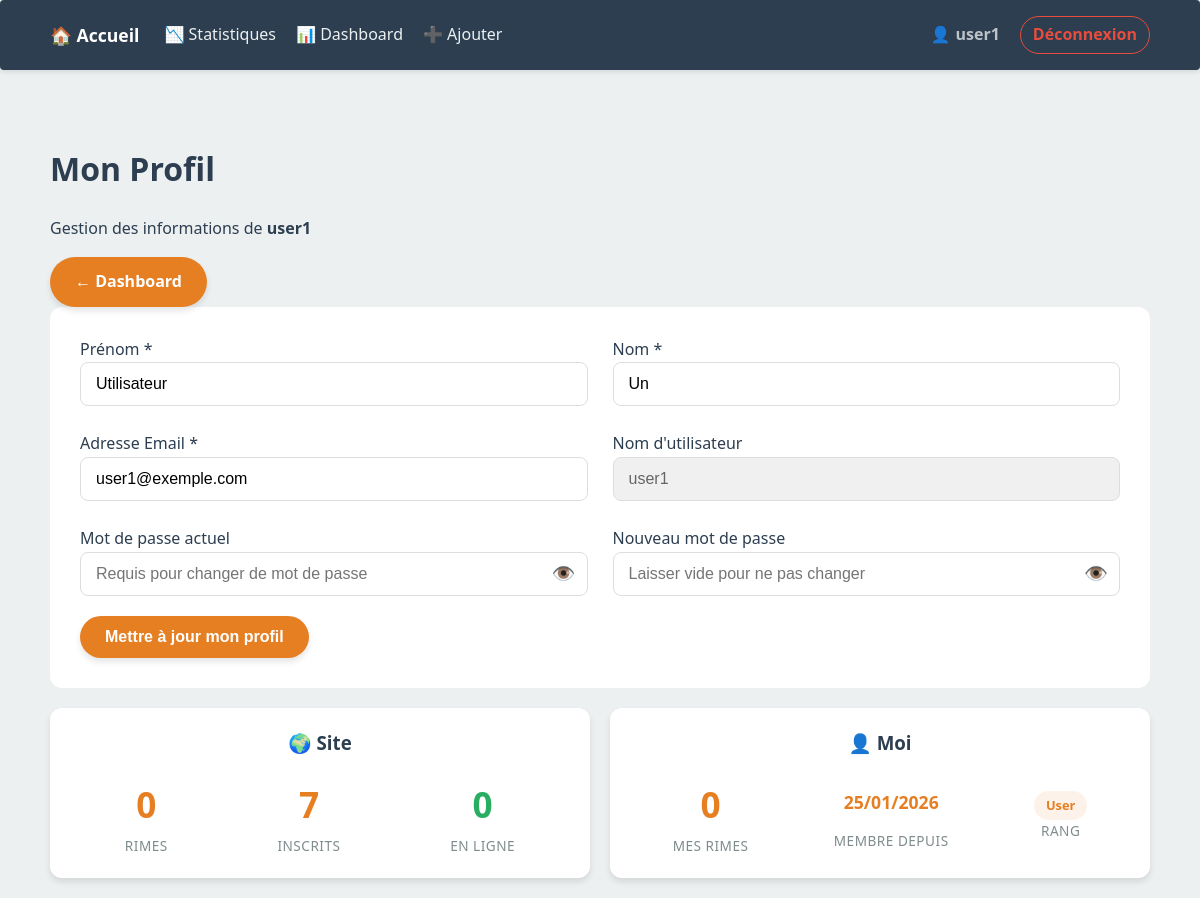
The app's page /profile.php (signed in) with its own data.
### tables this page shows
CREATE TABLE users (id INTEGER PRIMARY KEY AUTOINCREMENT, username TEXT NOT NULL UNIQUE, password TEXT NOT NULL, role TEXT NOT NULL DEFAULT 'user', prenom TEXT, nom TEXT, email TEXT UNIQUE, created_at DATETIME, updated_at DATETIME, last_seen DATETIME, is_active INTEGER DEFAULT 0);

### src/Auth.php (called while the page is built, shortened)
<?php
class Auth {
    public static function getUserId() {
        return $_SESSION['user_id'] ?? null;
    }
}

### src/AdminEngine.php (called while the page is built, shortened)
<?php
class AdminEngine {
    private $pdo;
    public function __construct($pdo) {
        $this->pdo = $pdo;
    }
    public function getUserById($id) {
        $stmt = $this->pdo->prepare("SELECT * FROM users WHERE id = ?");
        $stmt->execute([$id]);
        return $stmt->fetch(PDO::FETCH_ASSOC);
    }
}

### public/profile.php (the view, shortened to what this page needs)
<?php
require_once __DIR__ . '/../src/AdminEngine.php';
require_once __DIR__ . '/../src/Auth.php';
$engine = new RhymeEngine();
$db = $engine->getPDO();
$admin = new AdminEngine($db);
$userId = Auth::getUserId();
$user = $admin->getUserById($userId);
$totalRimesPerso = $db->prepare("SELECT COUNT(*) FROM rimes WHERE auteur_id = ?");
$totalRimesPerso->execute([$userId]);
$countPerso = $totalRimesPerso->fetchColumn();
$totalRimesGlobal = $db->query("SELECT COUNT(*) FROM rimes")->fetchColumn();
$totalUsers = $db->query("SELECT COUNT(*) FROM users")->fetchColumn();
$onlineUsers = $db->query("SELECT COUNT(*) FROM users WHERE last_seen > datetime('now', '-5 minutes')")->fetchColumn();
?>
<!DOCTYPE html>
<html lang="fr">
<head>
    <link rel="stylesheet" href="css/style.css">
</head>
<body>
    <?php include __DIR__ . '/../src/views/navbar.php'; ?>
    <div class="container">
        <header class="admin-header">
            <div>
                <h1>Mon Profil</h1>
                <p>Gestion des informations de <strong><?= htmlspecialchars($user['username']) ?></strong></p>
            </div>
            <a href="admin.php" class="btn-primary">← Dashboard</a>
        </header>
        <form method="POST" id="profileForm" class="admin-form shadow-box" style="background:white; padding:30px; border-radius:12px;">
            <div class="admin-grid" style="margin-bottom: 20px;">
                <div class="form-group">
                    <label>Prénom *</label>
                    <input type="text" name="prenom" value="<?= htmlspecialchars($user['prenom'] ?? '') ?>" required>
                </div>
                <div class="form-group">
                    <label>Nom *</label>
                    <input type="text" name="nom" value="<?= htmlspecialchars($user['nom'] ?? '') ?>" required>
                </div>
                <div class="form-group">
                    <label>Adresse Email *</label>
                    <input type="email" name="email" value="<?= htmlspecialchars($user['email'] ?? '') ?>" required>
                </div>
                <div class="form-group">
                    <label>Nom d'utilisateur</label>
                    <input type="text" class="readonly-field" value="<?= htmlspecialchars($user['username']) ?>" readonly>
                </div>
                <div class="form-group">
                    <label>Mot de passe actuel</label>
                    <div class="password-wrapper">
                        <input type="password" name="current_password" id="current_password" placeholder="Requis pour changer de mot de passe">
                        <span class="toggle-eye" onclick="togglePass('current_password', this)">👁️</span>
                    </div>
                </div>
                <div class="form-group">
                    <label>Nouveau mot de passe</label>
                    <div class="password-wrapper">
                        <input type="password" name="new_password" id="new_password" placeholder="Laisser vide pour ne pas changer">
                        <span class="toggle-eye" onclick="togglePass('new_password', this)">👁️</span>
                    </div>
                </div>
            </div>
            <button type="button" class="btn-submit btn-full" onclick="openConfirmModal()">Mettre à jour mon profil</button>
        </form>
        <div class="stats-container">
            <div class="stat-box">
                <h3 style="margin-top:0; color:var(--primary-color);">🌍 Site</h3>
                <div style="display:flex; justify-content: space-around; margin-top:15px;">
                    <div><span class="stat-number"><?= $totalRimesGlobal ?></span><span class="stat-label">Rimes</span></div>
                    <div><span class="stat-number"><?= $totalUsers ?></span><span class="stat-label">Inscrits</span></div>
                    <div><span class="stat-number" style="color:var(--success-color)"><?= $onlineUsers ?></span><span class="stat-label">En ligne</span></div>
                </div>
            </div>
            <div class="stat-box">
                <h3 style="margin-top:0; color:var(--primary-color);">👤 Moi</h3>
                <div style="display:flex; justify-content: space-around; margin-top:15px;">
                    <div><span class="stat-number"><?= $countPerso ?></span><span class="stat-label">Mes rimes</span></div>
                    <div><span class="stat-number" style="font-size:1.1rem; padding: 12px 0;"><?= date('d/m/Y', strtotime($user['created_at'])) ?></span><span class="stat-label">Membre depuis</span></div>
                    <div><span class="badge" style="margin-top:15px;"><?= ucfirst($user['role']) ?></span><span class="stat-label" style="display:block;">Rang</span></div>
                </div>
            </div>
        </div>
    </div>
</body>
</html>

### public/css/style.css (style rules this page uses)
:root { --primary-color: #2c3e50; --accent-color: #e67e22; --bg-color: #ecf0f1; --white: #ffffff; --border-color: #dcdde1; --text-muted: #7f8c8d; --success-color: #27ae60; --error-color: #e74c3c; --shadow: 0 4px 6px rgba(0, 0, 0, 0.1); --transition: all 0.3s ease; }
body { font-family: 'Segoe UI', Tahoma, Geneva, Verdana, sans-serif; background-color: var(--bg-color); color: var(--primary-color); margin: 0; line-height: 1.6; }
.container { max-width: 1100px; margin: 0 auto; padding: 20px; }
button, .btn-primary, .btn-add, .btn-pdf, .btn-submit { padding: 12px 25px; background: var(--accent-color); color: white; border: none; border-radius: 25px; cursor: pointer; font-weight: bold; box-shadow: var(--shadow); transition: var(--transition); text-decoration: none; display: inline-block; text-align: center; font-size: 1rem; }
.badge { background: #fdf2e9; color: var(--accent-color); padding: 4px 12px; border-radius: 20px; font-size: 0.8rem; font-weight: bold; display: inline-block; }
input[type="text"], input[type="password"], input[type="email"], select, textarea { width: 100%; padding: 12px 15px; border: 1px solid var(--border-color); border-radius: 8px; box-sizing: border-box; font-size: 1rem; background-color: var(--white); transition: border-color 0.2s; }
.admin-grid { display: grid; grid-template-columns: 1fr 1fr; gap: 25px; }

### public/profile.php (style rules this page uses)
.password-wrapper { position: relative; display: flex; align-items: center; }
.toggle-eye { position: absolute; right: 12px; cursor: pointer; font-size: 1.2rem; user-select: none; }
.readonly-field { background-color: #f0f0f0 !important; cursor: not-allowed; color: #666 !important; }
.stats-container { display: grid; grid-template-columns: 1fr 1fr; gap: 20px; margin-top: 20px; }
.stat-box { background: var(--white); padding: 20px; border-radius: 12px; box-shadow: var(--shadow); text-align: center; }
.stat-number { font-size: 2.2rem; font-weight: bold; color: var(--accent-color); display: block; }
.stat-label { font-size: 0.85rem; color: var(--text-muted); text-transform: uppercase; letter-spacing: 0.5px; }

### records on screen
users: username "user1", prenom "Utilisateur", nom "Un", email "user1@exemple.com", created_at "25/01/2026", role "User"

### other values on screen
$_SESSION['username'] "user1"
$totalRimesGlobal "0"
$totalUsers "7"
$onlineUsers "0"
$countPerso "0"
